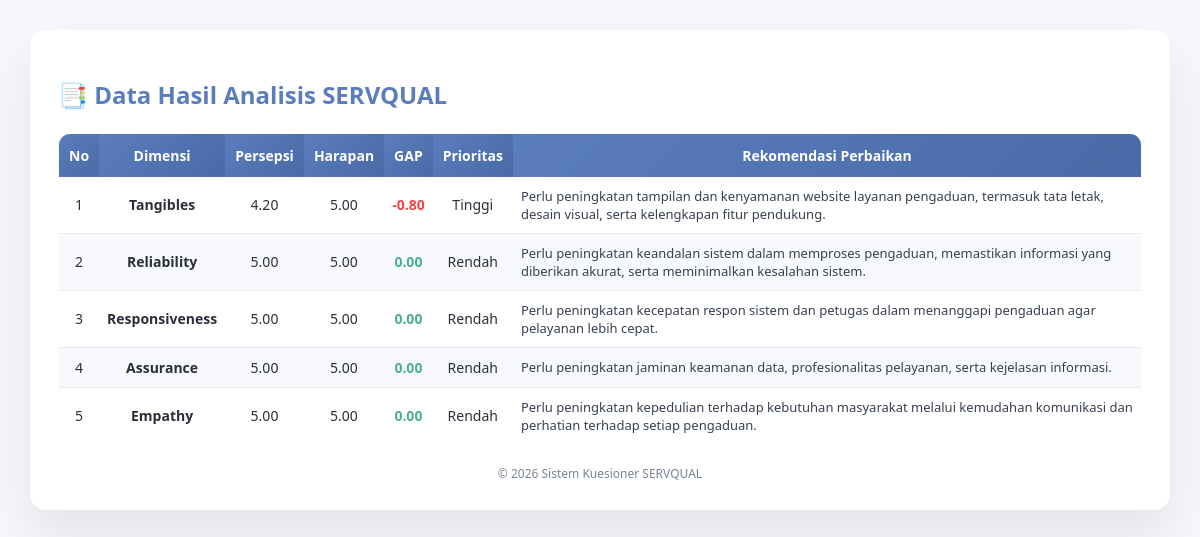
Screenshot of /data_hasil_servqual.php with the database file from the repository.
### tables this page shows
CREATE TABLE `hasil_servqual` (
  `id_hasil` int(11) NOT NULL,
  `id_jawaban` int(11) NOT NULL,
  `dimensi` varchar(50) DEFAULT NULL,
  `rata_persepsi` decimal(5,2) NOT NULL,
  `rata_harapan` decimal(5,2) NOT NULL,
  `gap` decimal(5,2) NOT NULL,
  `prioritas` varchar(50) NOT NULL,
  `rekomendasi` text NOT NULL
);

### data_hasil_servqual.php (the view, shortened to what this page needs)
<?php
include 'config.php';
$query = mysqli_query($koneksi, "
    SELECT dimensi, rata_persepsi, rata_harapan, gap, prioritas, rekomendasi
    FROM hasil_servqual
    ORDER BY gap ASC
");
?>
<!DOCTYPE html>
<html lang="id">
<head>
</head>
<body>
<div class="container">
    <h2>📑 Data Hasil Analisis SERVQUAL</h2>
    <table>
        <thead>
            <tr>
                <th>No</th>
                <th>Dimensi</th>
                <th>Persepsi</th>
                <th>Harapan</th>
                <th>GAP</th>
                <th>Prioritas</th>
                <th>Rekomendasi Perbaikan</th>
            </tr>
        </thead>
        <tbody>
        <?php
        $no = 1;
        if (mysqli_num_rows($query) == 0) {
            echo "<tr><td colspan='7'>Data hasil SERVQUAL belum tersedia.</td></tr>";
        } else {
            while ($row = mysqli_fetch_assoc($query)) {
                $class = ($row['gap'] < 0) ? 'bad' : 'good';
                echo "
                <tr>
                    <td>$no</td>
                    <td><b>{$row['dimensi']}</b></td>
                    <td>".number_format((float)$row['rata_persepsi'], 2)."</td>
                    <td>".number_format((float)$row['rata_harapan'], 2)."</td>
                    <td class='$class'>".number_format((float)$row['gap'], 2)."</td>
                    <td>{$row['prioritas']}</td>
                    <td class='rekomendasi'>{$row['rekomendasi']}</td>
                </tr>";
                $no++;
            }
        }
        ?>
        </tbody>
    </table>
    <div class="footer">
        © <?= date('Y'); ?> Sistem Kuesioner SERVQUAL
    </div>
</div>
</body>
</html>

### data_hasil_servqual.php (style rules this page uses)
:root { --primary:#5b7dbd; --primary-dark:#4a6aa6; --success:#4caf8f; --danger:#ef4444; --bg:#f5f7fb; --card:#ffffff; --text:#2b2f38; --sub:#7a8394; --border:#e6ebf2; --radius:16px; }
body { margin:0; padding:30px; font-family:"Segoe UI",Arial,sans-serif; background:var(--bg); color:var(--text); }
.container { max-width:1200px; margin:auto; background:var(--card); padding:28px; border-radius:var(--radius); box-shadow:0 25px 50px rgba(0,0,0,0.08); }
h2 { margin-bottom:22px; color:var(--primary); font-weight:600; }
table { width:100%; border-collapse:collapse; font-size:14px; border:1px solid var(--border); border-radius:12px; overflow:hidden; }
th { background:linear-gradient(135deg,var(--primary),var(--primary-dark)); color:#fff; padding:12px 10px; text-align:center; font-weight:600; }
td { padding:10px 8px; border-bottom:1px solid var(--border); text-align:center; background:#fff; }
tr:nth-child(even) td { background:#f7f9fd; }
.bad { color:var(--danger); font-weight:600; }
.good { color:var(--success); font-weight:600; }
.rekomendasi { text-align:left; font-size:13px; color:#374151; }
.footer { margin-top:20px; text-align:center; font-size:12px; color:var(--sub); }

### rows the page displays
hasil_servqual: dimensi "Tangibles", rata_persepsi "4.20", rata_harapan "5.00", gap "-0.80", prioritas "Tinggi", rekomendasi "Perlu peningkatan tampilan dan kenyamanan website layanan pengaduan, termasuk tata letak, desain visual, serta kelengkapan fitur pendukung."
hasil_servqual: dimensi "Reliability", rata_persepsi "5.00", rata_harapan "5.00", gap "0.00", prioritas "Rendah", rekomendasi "Perlu peningkatan keandalan sistem dalam memproses pengaduan, memastikan informasi yang diberikan akurat, serta meminimalkan kesalahan sistem."
hasil_servqual: dimensi "Responsiveness", rata_persepsi "5.00", rata_harapan "5.00", gap "0.00", prioritas "Rendah", rekomendasi "Perlu peningkatan kecepatan respon sistem dan petugas dalam menanggapi pengaduan agar pelayanan lebih cepat."
hasil_servqual: dimensi "Assurance", rata_persepsi "5.00", rata_harapan "5.00", gap "0.00", prioritas "Rendah", rekomendasi "Perlu peningkatan jaminan keamanan data, profesionalitas pelayanan, serta kejelasan informasi."
hasil_servqual: dimensi "Empathy", rata_persepsi "5.00", rata_harapan "5.00", gap "0.00", prioritas "Rendah", rekomendasi "Perlu peningkatan kepedulian terhadap kebutuhan masyarakat melalui kemudahan komunikasi dan perhatian terhadap setiap pengaduan."
